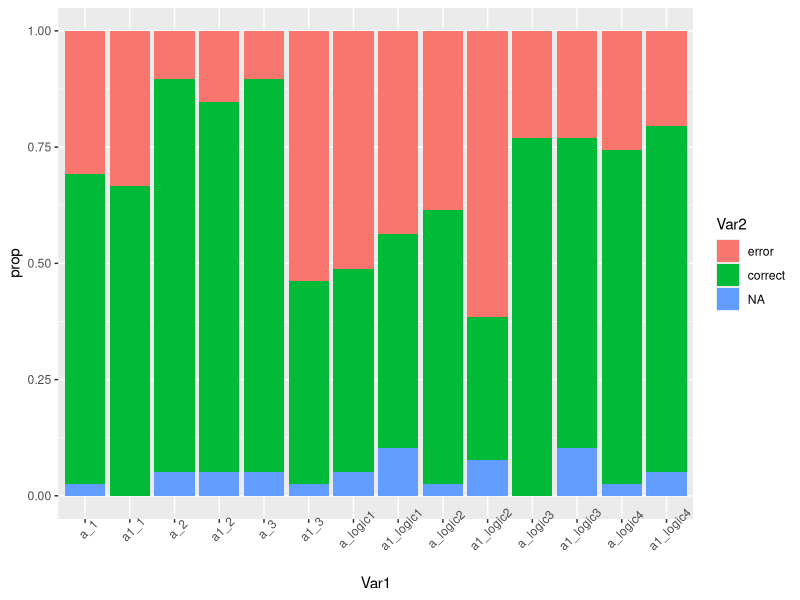
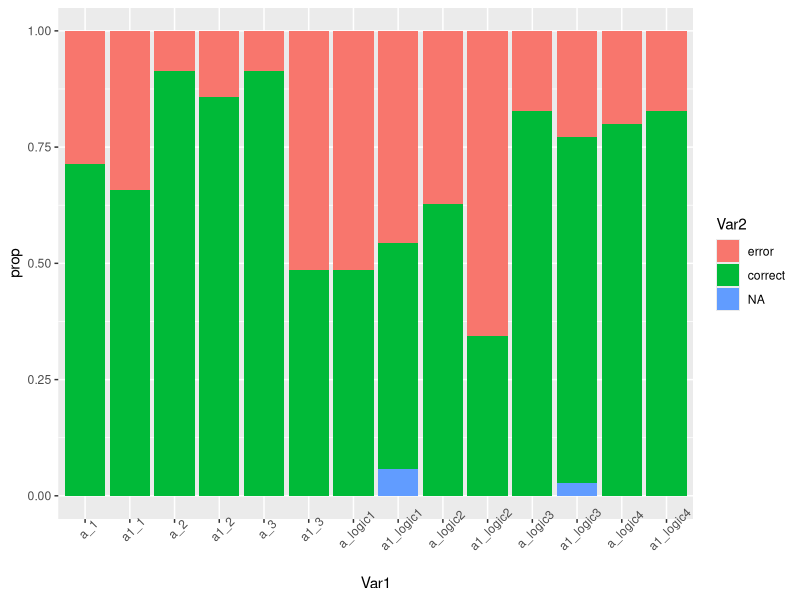
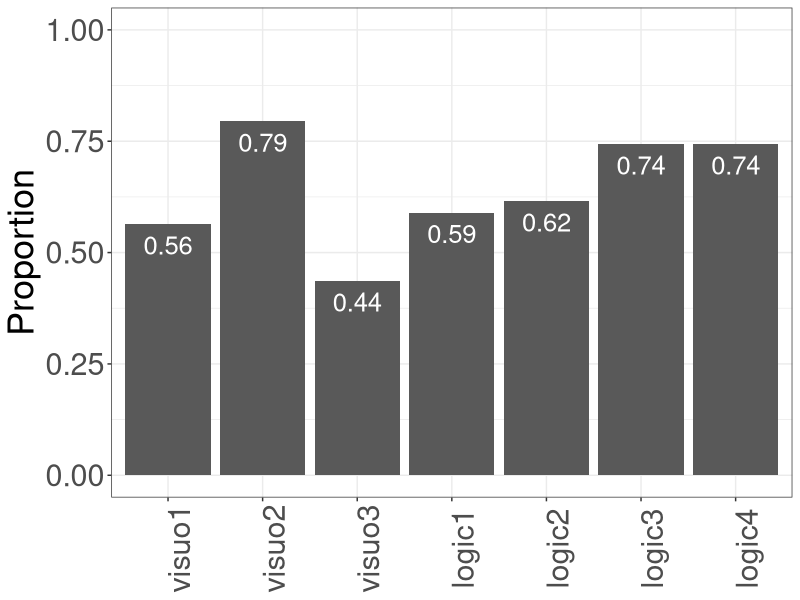
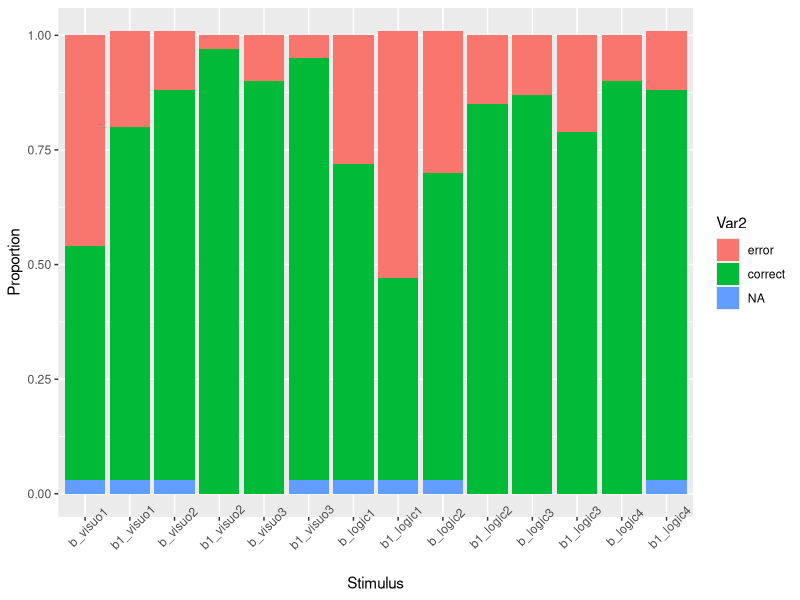
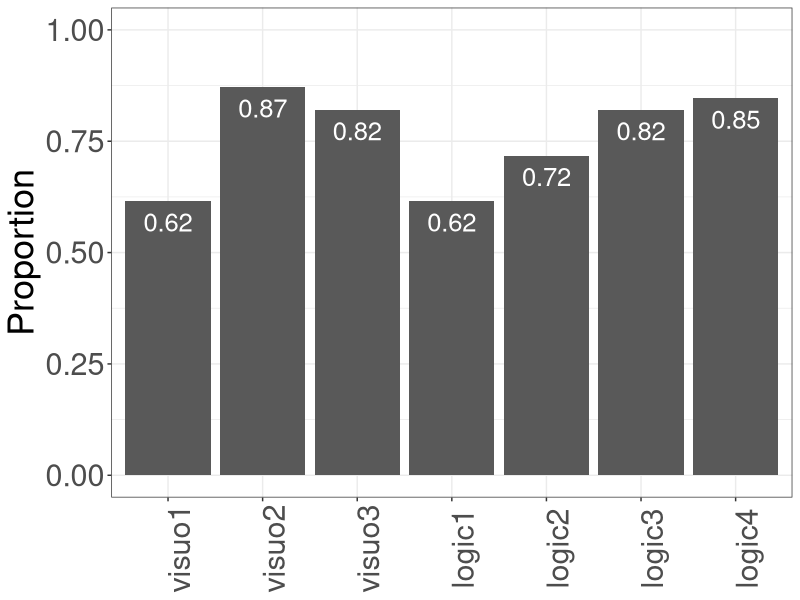
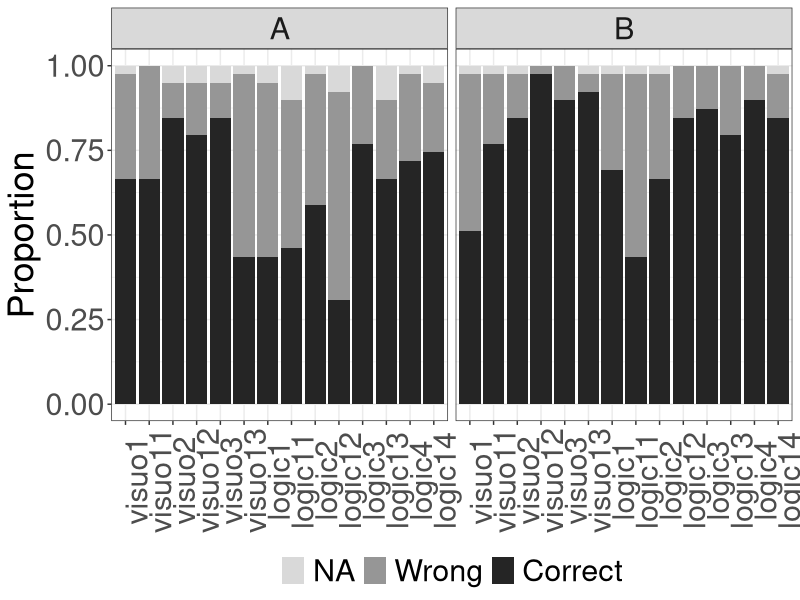
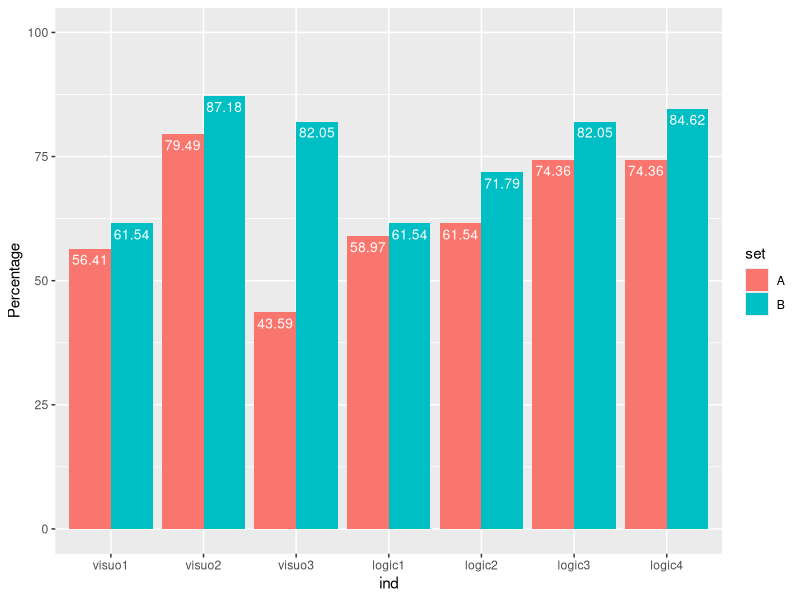
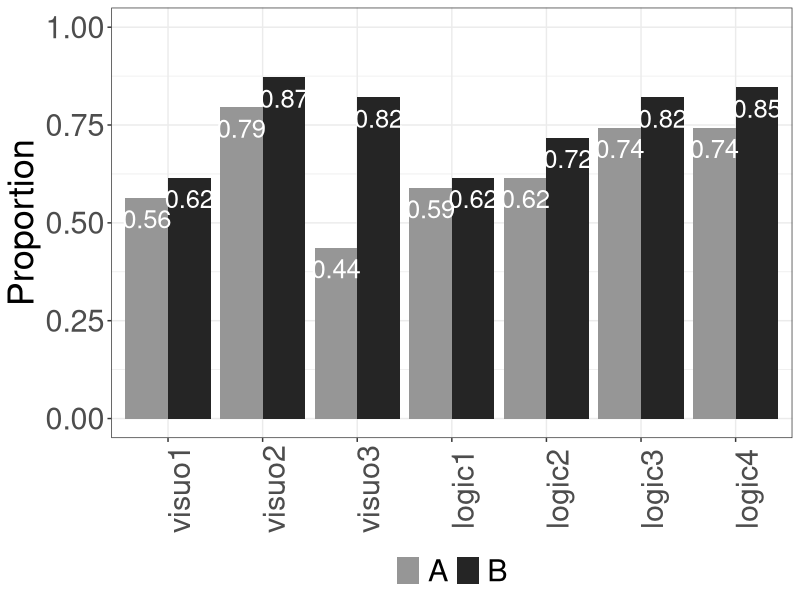

Here is the R script that generated these plots, in order:
## ---- chunk 1
knitr::opts_chunk$set(echo = FALSE)

data = read.csv("data/raven2301NUM.csv", header = T, 
                sep = ",")
library(psych)
library(ggplot2)

# 80 osservazioni
head(data)
# tolgo i due fenomeni che non hanno accettato 
num.c =  sum(data$accetto.non.accetto %in% 2)
d = data[data$accetto.non.accetto %in% 1, ]


# tolgo anche le preview 
num.p = sum(d$DistributionChannel %in% "preview")
d = d[!d$DistributionChannel %in% "preview", ]

# tolgo tutte le comiplazioni fatte il 13/12 
num.13 = sum(grepl("13/12", d$StartDate))
d = d[!grepl("13/12", d$StartDate), ]

perc = .70
perc1 = .95

## ---- chunk 2
d.a.all = d[, c(6, 9, 39:52)]
d.b.all = d[, c(6, 9, 53:66)]

d.a.all$filter = 0 

for (i in 1:(nrow(d.a.all))) {
  if (sum(is.na(d.a.all[i, ]))/(ncol(d.a.all)-3) > perc) { # 3 perché 3 colonne non fanno rif agli item
    d.a.all[i, "filter"] = "out"
  } else {
    d.a.all[i, "filter"] = "in"
  }
}

d.b.all$filter = 0 

for (i in 1:(nrow(d.b.all))) {
  if (sum(is.na(d.b.all[i, ]))/(ncol(d.b.all)-3) > perc) { # 3 perché 3 colonne non fanno rif agli item
    d.b.all[i, "filter"] = "out"
  } else {
    d.b.all[i, "filter"] = "in"
  }
}

d.full = d[d$Finished %in% 1, c(6, 9, 34:37, 39:72)]
d.full$sbj = paste0("s", 1:nrow(d.full))
d.full$filter = 0 

## ---- chunk 3
d.a = d.a.all[d.a.all$filter %in% "in", ]
d.b = d.b.all[d.b.all$filter %in% "in", ]

d.a$sbj = paste0("s", 1:nrow(d.a))
setA = d.a[, c(grep("sbj", colnames(d.a)), 
              grep("a_", colnames(d.a)), 
              grep("a1_", colnames(d.a)))]
setA.full = d.full[, c(grep("sbj", colnames(d.full)), 
              grep("a_", colnames(d.full)), 
              grep("a1_", colnames(d.full)))]
al = reshape(setA, idvar ="sbj",
              direction = "long", varying = list(2:ncol(setA)),
              times = names(setA)[-1],
              timevar = "stim", v.names = "resp")
al$dic = ifelse(is.na(al$resp), 
                "NA", 
                ifelse(al$resp == 1,
                "correct", "error"))


al.full = reshape(setA.full, idvar ="sbj",
              direction = "long", varying = list(2:ncol(setA)),
              times = names(setA)[-1],
              timevar = "stim", v.names = "resp")
al.full$dic = ifelse(is.na(al.full$resp), 
                "NA", 
                ifelse(al.full$resp == 1,
                "correct", "error"))

p.set.a = data.frame(table(al$stim, al$dic))
p.set.a$tot = nrow(setA)
p.set.a$prop =p.set.a$Freq/p.set.a$tot
p.set.a$Var2 = factor(p.set.a$Var2, 
                levels = c( "error", "correct", "NA"))

ggplot(p.set.a, 
       aes(x = Var1, fill = Var2, y = prop)) +geom_bar(stat = "identity") + 
  scale_x_discrete(limits = c("a_1", "a1_1", 
                              "a_2", "a1_2", 
                              "a_3", "a1_3", 
                              "a_logic1", "a1_logic1", 
                              "a_logic2", "a1_logic2", 
                              "a_logic3", "a1_logic3", 
                              "a_logic4", "a1_logic4")) + 
  theme(axis.text.x = element_text(angle = 45))

## ---- chunk 4
p.set.a.full = data.frame(table(al.full$stim, al.full$dic))
p.set.a.full$tot = nrow(setA.full)
p.set.a.full$prop =p.set.a.full$Freq/p.set.a.full$tot
p.set.a.full$Var2 = factor(p.set.a.full$Var2, 
                levels = c( "error", "correct", "NA"))
ggplot(p.set.a.full, 
       aes(x = Var1, fill = Var2, y = prop)) +geom_bar(stat = "identity") + 
  scale_x_discrete(limits = c("a_1", "a1_1", 
                              "a_2", "a1_2", 
                              "a_3", "a1_3", 
                              "a_logic1", "a1_logic1", 
                              "a_logic2", "a1_logic2", 
                              "a_logic3", "a1_logic3", 
                              "a_logic4", "a1_logic4")) + 
  theme(axis.text.x = element_text(angle = 45))
## ---- chunk 5
setAc = setA
for (i in 1:nrow(setAc)) {
  for (j in 2:ncol(setAc)) {
    if (is.na(setAc[i, j]) == T) {
      setAc[i, j] = setAc[i, j] 
    } else if (setAc[i, j] != 1) {
      setAc[i, j] = 0
    } else {
      setAc[i, j] = 1
    }
  }
}

setAc.full = setA.full
for (i in 1:nrow(setAc.full)) {
  for (j in 2:ncol(setAc.full)) {
    if (is.na(setAc.full[i, j]) == T) {
      setAc.full[i, j] = setAc.full[i, j] 
    } else if (setAc.full[i, j] != 1) {
      setAc.full[i, j] = 0
    } else {
      setAc.full[i, j] = 1
    }
  }
}

setAc  = setAc[, c("sbj",
                 "a_1", "a1_1", 
                              "a_2", "a1_2", 
                              "a_3", "a1_3", 
                              "a_logic1", "a1_logic1", 
                              "a_logic2", "a1_logic2", 
                              "a_logic3", "a1_logic3", 
                              "a_logic4", "a1_logic4")]

setAc.full  = setAc.full[, c("sbj",
                 "a_1", "a1_1", 
                              "a_2", "a1_2", 
                              "a_3", "a1_3", 
                              "a_logic1", "a1_logic1", 
                              "a_logic2", "a1_logic2", 
                              "a_logic3", "a1_logic3", 
                              "a_logic4", "a1_logic4")]

# breve check na 
na.check = apply(setAc[,-1],2,is.na)


pa = NULL


for (i in seq(2,ncol(setAc), by = 2)) {
  temp = setAc[,i] == setAc[, i+1]
  pa = cbind(pa, temp)
}


pa = data.frame(pa)
colnames(pa) = c("visuo1", "visuo2", "visuo3", "logic1", "logic2", "logic3", "logic4")
# 

pa.full = NULL


for (i in seq(2,ncol(setAc.full), by = 2)) {
  temp = setAc.full[,i] == setAc.full[, i+1]
  pa.full = cbind(pa.full, temp)
}


pa.full = data.frame(pa.full)
colnames(pa.full) = c("visuo1", "visuo2", "visuo3", "logic1", "logic2", "logic3", "logic4")
# 

sum.set.a = ((colSums(pa, na.rm = T)/nrow(pa))*100)
sum.set.a.full = (colSums(pa.full, na.rm = T)/nrow(pa.full))*100

# 
# colSums(pa.full, na.rm = T)/(nrow(pa.full) - colSums(pa.full, na.rm = T))

sum.set.a.l = stack(sum.set.a)
sum.set.a.l$set = "A"
sum.set.a.l$values = round(sum.set.a.l$values, 2)
sum.set.a.l$prop = sum.set.a.l$values/100

ggplot(sum.set.a.l, 
       aes(x = ind, y = prop)) + geom_bar(stat = "identity") + ylim(0, 1) + 
  ylab("Proportion")  + 
  geom_text(aes(label=round(prop, 2)), vjust=1.6, color="white", size=6.5) + theme_bw() +
   theme(axis.text.x = element_text(angle = 90, size = 22), 
        axis.title.x = element_blank(), 
        legend.title = element_blank(), 
        legend.position = "bottom", 
        axis.title.y = element_text(size = 26), 
        axis.text.y = element_text(size = 22), 
        legend.text = element_text(size = 22), 
        strip.text.x = element_text(size = 22))  +
  ylab("Proportion")

## ---- chunk 6
d.b$sbj = paste0("s", 1:nrow(d.b))

setB = d.b[, c(grep("sbj", colnames(d.b)),
              grep("b_", colnames(d.b)), 
              grep("b1", colnames(d.b)))]

setB.full = d.full[, c(grep("sbj", colnames(d.full)),
              grep("b_", colnames(d.full)), 
              grep("b1", colnames(d.full)))]
bl = reshape(setB, idvar ="sbj",
              direction = "long", varying = list(2:ncol(setB)),
              times = names(setB)[-1],
              timevar = "stim", v.names = "resp")
bl$dic = ifelse(is.na(bl$resp), 
                "NA", 
                ifelse(bl$resp == 1,
                "correct", "error"))


bl.full = reshape(setB.full, idvar ="sbj",
              direction = "long", varying = list(2:ncol(setB.full)),
              times = names(setB.full)[-1],
              timevar = "stim", v.names = "resp")
bl.full$dic = ifelse(is.na(bl.full$resp), 
                "NA", 
                ifelse(bl.full$resp == 1,
                "correct", "error"))

p.set.b = data.frame(table(bl$stim, bl$dic))
p.set.b$tot = nrow(setA)
p.set.b$prop =p.set.b$Freq/p.set.b$tot
p.set.b$Var2 = factor(p.set.b$Var2, 
                levels = c( "error", "correct", "NA"))

p.set.b$prop = round(p.set.b$prop, 2)

ggplot(p.set.b, 
       aes(x = Var1, fill = Var2, y = prop)) +geom_bar(stat = "identity") + 
  scale_x_discrete(limits = c("b_visuo1", "b1_visuo1", 
                              "b_visuo2", "b1_visuo2", 
                              "b_visuo3", "b1_visuo3", 
                              "b_logic1", "b1_logic1", 
                              "b_logic2", "b1_logic2", 
                              "b_logic3", "b1_logic3", 
                              "b_logic4", "b1_logic4")) + 
  theme(axis.text.x = element_text(angle = 45))  + xlab("Stimulus") + ylab("Proportion")

## ---- chunk 7
setBc = setB
for (i in 1:nrow(setBc)) {
  for (j in 2:ncol(setBc)) {
    if (is.na(setBc[i, j]) == T) {
      setBc[i, j] = setBc[i, j] 
    } else if (setBc[i, j] != 1) {
      setBc[i, j] = 0
    } else {
      setBc[i, j] = 1
    }
  }
}

setBc.full = setB.full
for (i in 1:nrow(setBc.full)) {
  for (j in 2:ncol(setBc.full)) {
    if (is.na(setBc.full[i, j]) == T) {
      setBc.full[i, j] = setBc.full[i, j] 
    } else if (setBc.full[i, j] != 1) {
      setBc.full[i, j] = 0
    } else {
      setBc.full[i, j] = 1
    }
  }
}

setBc  = setBc[, c("sbj",
                 "b_visuo1", "b1_visuo1", 
                              "b_visuo2", "b1_visuo2", 
                              "b_visuo3", "b1_visuo3", 
                              "b_logic1", "b1_logic1", 
                              "b_logic2", "b1_logic2", 
                              "b_logic3", "b1_logic3", 
                              "b_logic4", "b1_logic4")]

setBc.full  = setBc.full[, c("sbj",
                 "b_visuo1", "b1_visuo1", 
                              "b_visuo2", "b1_visuo2", 
                              "b_visuo3", "b1_visuo3", 
                              "b_logic1", "b1_logic1", 
                              "b_logic2", "b1_logic2", 
                              "b_logic3", "b1_logic3", 
                              "b_logic4", "b1_logic4")]

# breve check na 
na.check = apply(setBc[,-1],2,is.na)


pb = NULL


for (i in seq(2,ncol(setBc), by = 2)) {
  temp = setBc[,i] == setBc[, i+1]
  pb = cbind(pb, temp)
}


pb = data.frame(pb)
colnames(pb) = c("visuo1", "visuo2", "visuo3", "logic1", "logic2", "logic3", "logic4")
# 

pb.full = NULL


for (i in seq(2,ncol(setBc.full), by = 2)) {
  temp = setBc.full[,i] == setBc.full[, i+1]
  pb.full = cbind(pb.full, temp)
}


pb.full = data.frame(pb.full)
colnames(pb.full) = c("visuo1", "visuo2", "visuo3", "logic1", "logic2", "logic3", "logic4")
# 

sum.set.b = ((colSums(pb, na.rm = T)/nrow(pb))*100)
sum.set.b.full = (colSums(pb.full, na.rm = T)/nrow(pb.full))*100

sum.set.b.l = stack(sum.set.b)
sum.set.b.l$set = "B"
sum.set.b.l$values = round(sum.set.b.l$values, 2)
sum.set.b.l$prop = sum.set.b.l$values/100
ggplot(sum.set.b.l, 
       aes(x = ind, y = prop)) + geom_bar(stat = "identity") +  ylim(0, 1) + 
  ylab("Percentage") +  
  geom_text(aes(label=round(prop, 2)), vjust=1.6, color="white", size=6.5) + theme_bw() +
   theme(axis.text.x = element_text(angle = 90, size = 22), 
        axis.title.x = element_blank(), 
        legend.title = element_blank(), 
        legend.position = "bottom", 
        axis.title.y = element_text(size = 26), 
        axis.text.y = element_text(size = 22), 
        legend.text = element_text(size = 22), 
        strip.text.x = element_text(size = 22))  +
  ylab("Proportion")
 

 # colSums(pb, na.rm = T)/(nrow(pb) - colSums(pb, na.rm = T))
# colSums(pb.full, na.rm = T)/(nrow(pb.full) - colSums(pb.full, na.rm = T))
## ---- chunk 8
al$set = "A"
bl$set = "B"

long = rbind(al,bl)
long.full = rbind(al.full, bl.full)

long$item = gsub("\\D", "", long$stim)
long$type = 0

long.full$item = gsub("\\D", "", long.full$stim)
long.full$type = 0

for (i in 1:nrow(long)) {
  if ( grepl("logic", long$stim)[i] == T) {
    long[i, "type"] = "logic"
  } else {
    long[i, "type"] = "visuo"
  }
}

for (i in 1:nrow(long.full)) {
  if ( grepl("logic", long.full$stim)[i] == T) {
    long.full[i, "type"] = "logic"
  } else {
    long.full[i, "type"] = "visuo"
  }
}

long$item = factor(long$item)
long$label = paste0(long$type, 
                   long$item)

long$label = factor(long$label, 
                    levels = c("visuo1", 
                               "visuo11", 
                               "visuo2", 
                               "visuo12", 
                               "visuo3", 
                               "visuo13",
                               "logic1", 
                               "logic11", 
                               "logic2", 
                               "logic12", 
                               "logic3", 
                               "logic13", 
                               "logic4", 
                               "logic14"))

length.data = data.frame(set = c("A", "B"), 
                    val = c(nrow(setAc), nrow(setBc)))

p.all = data.frame(table(long$label, long$set, long$dic))

colnames(p.all) = c("stim", "set", "response", "freq")

p.all = merge(p.all, length.data, 
              by ="set")

p.all$prop = p.all$freq/p.all$val
p.all$response = factor(p.all$response, 
                levels = c( "error", "correct", "NA"))
p.all$response = gsub("error", "Wrong", p.all$response)
p.all$response = gsub("correct", "Correct", p.all$response)
p.all$response = factor(p.all$response, 
                levels = c( "NA", "Wrong", "Correct"))

col = RColorBrewer::brewer.pal(8, "Greys")[c(3,5,8)]

ggplot(p.all, 
       aes(x = stim, fill = response, y = prop)) +geom_bar(stat = "identity") +facet_grid(~set) + 
  theme_bw() +
  theme(axis.text.x = element_text(angle = 90, size = 22), 
        axis.title.x = element_blank(), 
        legend.title = element_blank(), 
        legend.position = "bottom", 
        axis.title.y = element_text(size = 26), 
        axis.text.y = element_text(size = 22), 
        legend.text = element_text(size = 22), 
        strip.text.x = element_text(size = 22))  +
  ylab("Proportion")  + 
  scale_fill_manual(values = col) 


## ---- chunk 9
sum.b.a = rbind(sum.set.a.l, 
                sum.set.b.l)

sum.b.a$values = round(sum.b.a$values, 2)
ggplot(sum.b.a, 
       aes(x = ind, y = values, fill = set)) + 
  geom_bar(stat = "identity", position = position_dodge()) + ylim(0, 100) + ylab("Percentage") +
  geom_text(aes(label=values), vjust=1.6, color="white", size=3.5,  position = position_dodge(0.9)) 

sum.b.a$prop = sum.b.a$values/100
ggplot(sum.b.a, 
       aes(x = ind, y = prop, fill = set)) + 
  geom_bar(stat = "identity", position = position_dodge()) + ylim(0, 1) +  
 geom_text(aes(label=round(prop, 2)), vjust=1.6, color="white", size=6.5,  position = position_dodge(0.9))+ 
  theme_bw() + scale_fill_manual(values = c(col[2], col[3])) +
   theme(axis.text.x = element_text(angle = 90, size = 22), 
        axis.title.x = element_blank(), 
        legend.title = element_blank(), 
        legend.position = "bottom", 
        axis.title.y = element_text(size = 26), 
        axis.text.y = element_text(size = 22), 
        legend.text = element_text(size = 22), 
        strip.text.x = element_text(size = 22))  +
  ylab("Proportion") 


## ---- chunk 10
all = cbind(setAc, setBc[,-1])

all = all[, c("sbj", 
              "a_1", "b_visuo1", "a1_1", "b1_visuo1", 
              "a_2", "b_visuo2", "a1_2", "b1_visuo2",
              "a_3", "b_visuo3", "a1_3", "b1_visuo3",
              "a_logic1", "b_logic1", "a1_logic1", "b1_logic1",
              "a_logic2", "b_logic2", "a1_logic2", "b1_logic2", 
              "a_logic3", "b_logic3", "a1_logic3", "b1_logic3", 
              "a_logic4", "b_logic4", "a1_logic4", "b1_logic4")]

pall = NULL
# con questo ottengo solo un'info rispetto all'acordo irrepsetive della direzione

for (i in seq(2,ncol(all), by = 2)) {
  temp = all[,i] == all[, i+1]
  pall = cbind(pall, temp)
}

pall = data.frame(pall)
colnames(pall) = c("visuo1", 
                               "visuo11", 
                               "visuo2", 
                               "visuo12", 
                               "visuo3", 
                               "visuo13",
                               "logic1", 
                               "logic11", 
                               "logic2", 
                               "logic12", 
                               "logic3", 
                               "logic13", 
                               "logic4", 
                               "logic14")

d = round((colSums(pall, na.rm = T)/nrow(all))*100, 2)

d = stack(d)
d$prop = d$values/100
ggplot(d, 
       aes(x = ind, y = prop)) + geom_bar(stat = "identity")  + 
  ylim(0, 1) + ylab("Proportion") + 
  geom_text(aes(label=round(prop, 2)), vjust=1.6, color="white", size=6.5) + 
  theme_bw() +  theme(axis.text.x = element_text(angle = 90, size = 22), 
        axis.title.x = element_blank(), 
        legend.title = element_blank(), 
        legend.position = "bottom", 
        axis.title.y = element_text(size = 26), 
        axis.text.y = element_text(size = 22), 
        legend.text = element_text(size = 22), 
        strip.text.x = element_text(size = 22))  +
  ylab("Proportion")


#round((colSums(pall, na.rm = T)/nrow(all))*100, 2)
## ---- chunk 11

d.conf = d
d.conf$label = as.integer(gsub("\\D", "", d.conf$ind))
d.conf$temp =  as.integer(gsub("\\D", "", d.conf$ind))
d.conf$label = ifelse(d.conf$label > 10, 
                      "0", "1")
d.conf$temp = ifelse(d.conf$temp > 10, 
       d.conf$temp - 10, d.conf$temp)
d.conf$item = paste0(gsub("[0-9]", "", d.conf$ind), d.conf$temp)


ggplot(d.conf) + 
  geom_point(aes(x = item, y = prop, color = label), size = 5) + ylim(0,1) + 
 theme_bw() + scale_color_manual(values = c("black", "grey"))  +
  ylab("Proportion") +
  theme(legend.position = "bottom", 
        legend.title = element_blank(), 
        axis.title.y = element_blank(), 
        axis.title.x = element_text(size = 26), 
        axis.text = element_text(size  = 22), 
        legend.text = element_text(size = 22))  +  coord_flip()
## ---- chunk 12
all.full = cbind(setAc.full, 
                 setBc.full[,-1])

all.full = all.full[, c("sbj", 
              "a_1", "b_visuo1", "a1_1", "b1_visuo1", 
              "a_2", "b_visuo2", "a1_2", "b1_visuo2",
              "a_3", "b_visuo3", "a1_3", "b1_visuo3",
              "a_logic1", "b_logic1", "a1_logic1", "b1_logic1",
              "a_logic2", "b_logic2", "a1_logic2", "b1_logic2", 
              "a_logic3", "b_logic3", "a1_logic3", "b1_logic3", 
              "a_logic4", "b_logic4", "a1_logic4", "b1_logic4")]

pall.full = NULL
# con questo ottengo solo un'info rispetto all'acordo irrepsetive della direzione

for (i in seq(2,ncol(all.full), by = 2)) {
  temp = all[,i] == all[, i+1]
  pall.full = cbind(pall.full, temp)
}

pall.full = data.frame(pall.full)
colnames(pall.full) = c("visuo1", 
                               "visuo11", 
                               "visuo2", 
                               "visuo12", 
                               "visuo3", 
                               "visuo13",
                               "logic1", 
                               "logic11", 
                               "logic2", 
                               "logic12", 
                               "logic3", 
                               "logic13", 
                               "logic4", 
                               "logic14")


A = round((colSums(pall.full, na.rm = T)/nrow(all.full))*100, 2)

a = stack(A)

ggplot(a, 
       aes(x = ind, y = values, fill = ind)) + geom_bar(stat = "identity")  + ylim(0, 100) + ylab("Percentage") + xlab("Stimulus") + theme(legend.position = "none") +
  geom_text(aes(label=values), vjust=1.6, color="white", size=3.5)

